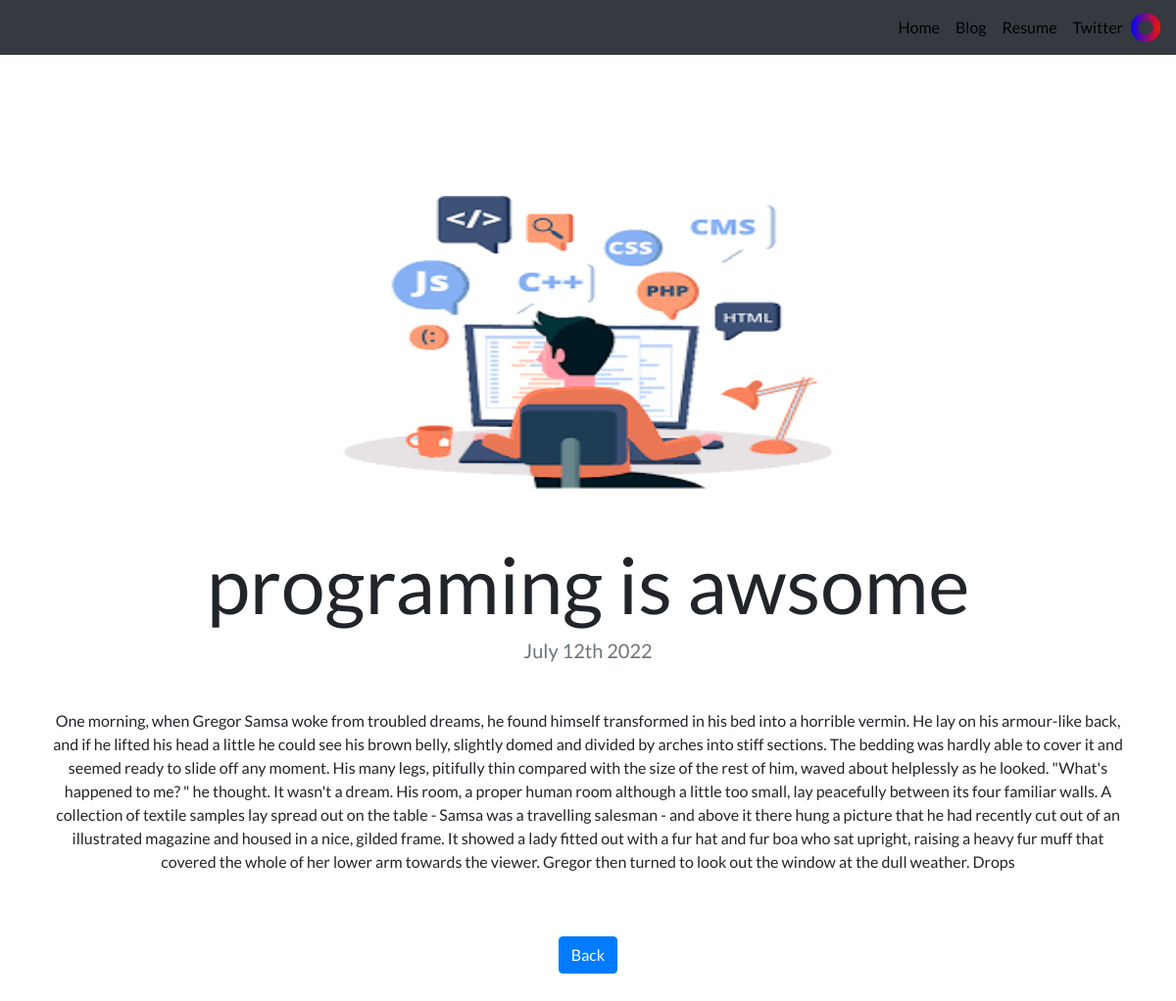
Screenshot of /3/ with the database file from the repository.
### portfolio/models.py (models this page shows, shortened)
class project(models.Model):
    title = models.CharField(max_length=200)
    discription = models.TextField()
    date = models.DateTimeField(blank=True)
    image = models.ImageField(blank=True,upload_to='portfolio/')
    link = models.URLField(blank=True)

### portfolio/views.py (the view)
# urls.py: path('<int:project_id>/', views.detail, name='detail'),
def detail(request,project_id):
    proj = get_object_or_404(project, pk=project_id)
    return render(request, 'detailp.html',{ 'project':proj })

### portfolio/templates/detailp.html
{% extends "base.html" %}
{% load static %}
{% block content %}
<br><br><br><br><br><br>
<img src="{{ project.image.url }}" height="300" width="500">
<h1 class="text-center mt-5" id="blogdetailtitle">{{ project.title }}</h1>
<h5 class="text-center text-muted mb-5">{{ project.date|date:'F jS Y' }}</h5>
<p>{{ project.discription|safe }}</p>
<br><br>
<a class="btn btn-primary" href="{% url 'portfolio:home' %}" role="button">Back</a>
<br><br><br><br><br><br>
{% endblock %}

### portfolio/static/portfolio/custom.css (style rules this page uses)
body { font-family: 'Lato', sans-serif; }
@media (min-width: 992px) { #blogdetailtitle { font-size: 5rem; } }

### rows the page displays
project: image (picture), title "programing is awsome", date "July 12th 2022", discription "One morning, when Gregor Samsa woke from troubled dreams, he found himself transformed in his bed into a horrible vermin. He lay on his armour-like back, and if he lifted his head a little he could see his brown belly, slightly domed and divided by arches into stiff sections. The bedding was hardly able to cover it and seemed ready to slide off any moment. His many legs, pitifully thin compared with the size of the rest of him, waved about helplessly as he looked. \"What's happened to me? \" he thought. It wasn't a dream. His room, a proper human room although a little too small, lay peacefully between its four familiar walls. A collection of textile samples lay spread out on the table -…"
